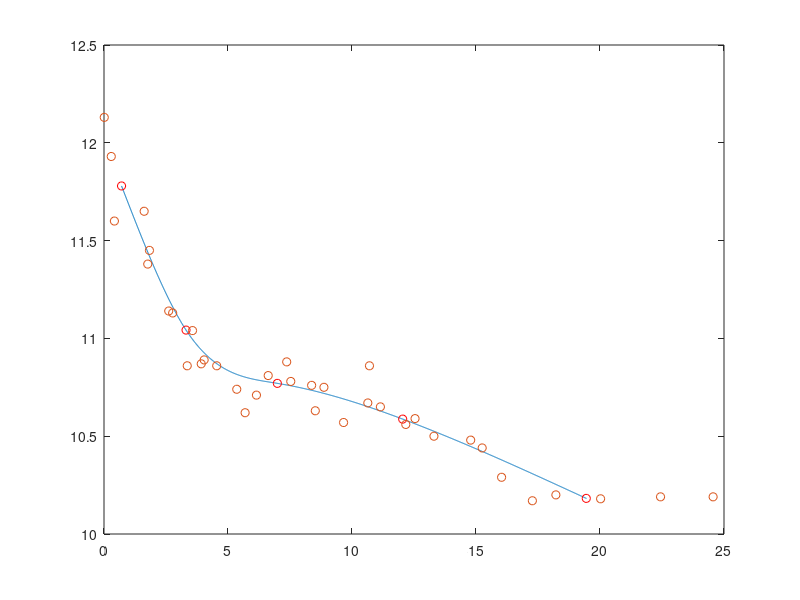

Write MATLAB code to recreate this figure. (Note: this script raises an error after producing the figure.)



% Curve Fitting  

% use linear method base on target duration and maximum yield to maturity (YTM)
% 02.11.2006, Sofia
% Peter Radkov

% ===============================================
% input data 
                 
% dataT(1,i) = w(i) weights
% dataT(3,i) = a(i) maturity in years
% dataT(2,i) = b(i) value / yield

data=[615 1550 1350 1600 1550 1288 800 1850 1800 1400 1600 2350 2100 750 1109 3100 3600 2850 3658 1250 1252 1548 2609 1806 3075 1000 1620 1362 992 1800 3150 1446 2521 1000 223 700 1000
    12.13 11.93 11.60 11.65 11.38 11.45 11.14 11.13 11.04 10.87 10.86 10.86 10.89 10.62 10.74 10.81 10.71 10.78 10.88 10.63 10.75 10.76 10.57 10.67 10.65 10.56 10.86 10.50 10.48 10.44 10.59 10.29 10.17 10.20 10.18 10.19 10.19
    0.010 0.293 0.419 1.619 1.764 1.832 2.610 2.769 3.569 3.920 3.356 4.545 4.038 5.690 5.353 6.621 6.147 7.531 7.367 8.520 8.868 8.372 9.660 10.638 11.145 12.169 10.704 13.304 14.786 15.249 12.542 16.032 17.273 18.221 20.024 24.561 22.441];


% ===============================================
% 1.BEST FIT SPLINES
% the seed points 

seed_points=[0 3 7 10 30];

c=[1,2,3
    2,2,2
    3,3,1];
%C

    
seed_point=length(seed_points);

dataT=data';
seed_pointsT=seed_points';

% the nearest neighbours

% g(i,j)=([a(i)-s(i)]^2)/w(i) ---> matrix G

G=ones(length(dataT),seed_point);

for j=1:length(seed_pointsT)
    for i=1:(size(dataT,1))
        G(i,j)=((dataT(i,3)-seed_pointsT(j,1))^2)/(dataT(i,1));
    end 
end

M=G;

T=ones(2,length(seed_pointsT))*10;

t=zeros(2,length(seed_pointsT));


for k=1:size(G,2)'
    for j=1:2
        for i=1:(size(dataT,1))            
            if M(i,k)>T(j,k)
            else 
                T(j,k)=G(i,k);
                t(j,k)=i;
                p=i;
            end
        end
        M(p,k)=20;      
    end
end
    
% r(j) - average yield weighted point with w(i)
% u(j) - average maturity weighted point with w(i)

r=zeros(seed_point,1);  % yield 
m=zeros(seed_point,1);  % maturity      

for j=1:seed_point
    
     r(j,1)=(dataT((t(1,j)),1)*dataT((t(1,j)),2)+dataT((t(2,j)),1)*dataT((t(2,j)),2))/(dataT((t(1,j)),1)+dataT((t(2,j)),1));
     m(j,1)=(dataT((t(1,j)),1)*dataT((t(1,j)),3)+dataT((t(2,j)),1)*dataT((t(2,j)),3))/(dataT((t(1,j)),1)+dataT((t(2,j)),1));
        
end

rT=r';      % yield
mT=m';      % maturity

% allocation of remaining data points to clusters
% ---> matrix H 

H=zeros(length(dataT),length(seed_points));
l=0.5;      % l 

for i=1:length(dataT)
    for j=1:length(seed_points)
        if i==t(1,j)
            H(i,j)=0;
        elseif i==t(2,j)
            H(i,j)=0;
        else
            H(i,j)=((dataT(i,3)-mT(1,j))^2)+l*((dataT(i,2)-rT(1,j))^2);
        end
    end 
end


C=zeros(length(dataT),1);


for i=1:length(dataT)

    h=H(i,:);
    
    k=100;
    q=0;
    for j=1:length(h)
        if h(1,j)<k
            k=h(1,j);
            q=j;
        else
        end
    end
    C(i,1)=q;        
end


% the sentral point of each cluster

x1=zeros(1,length(seed_points));
y1=zeros(1,length(seed_points));


for j=1:length(seed_points)

    v=zeros(length(dataT),1);
    v_sum=0;

    for i=1:length(dataT)
        if C(i,1)==j
            v(i,1)=dataT(i,1);
            v_sum=v_sum+dataT(i,1);
        else
            v(i,1)=0;
        end
    end
    x1(1,j)=(v'*(dataT(:,3)))*(v_sum^(-1));
    y1(1,j)=(v'*(dataT(:,2)))*(v_sum^(-1));
    
end

x=x1';          % x term to maturity 
y=y1';          % y yield to maturity


coupon=[0;3.5;3.5;2.5;3.5;5;3.75;4.25;3.25;4;3.75;6.5;4;4];


% ===============================================
% 2.NATURAL CUBIC SPLINES

% find out coefficent b

s=size(x,1);

j=zeros(s,1);
m=zeros(s,1);
n=zeros(s,1);
p=zeros(s,1);
q=zeros(s,1);


for i=1:s
    j(i,1)=i-1;
    if i==1
        p(i,1)=0;
        q(i,1)=0;
        m(i,1)=x(i+1,1)-x(i,1);
        n(i,1)=y(i+1,1)-y(i,1);
    elseif i==s
        m(i,1)=0;
        n(i,1)=0;
        p(i,1)=0;
        q(i,1)=0;
    else
        m(i,1)=x(i+1,1)-x(i,1);                         
        n(i,1)=y(i+1,1)-y(i,1);
        p(i,1)=2*(m(i-1,1)+m(i,1));
        q(i,1)=3*(n(i,1)/m(i,1)-(n(i-1,1)/m(i-1,1)));
    end
end

A=[j,x,y,m,n,p,q];


P=zeros(s-2,s-2);
q1=zeros(s-2,1);

for i=1:s-2
    for j=1:s-2
        if i==j
            P(i,j)=p(i+1,1);
        elseif abs(i-j)==1
            P(i,j)=m(i,1);
        else 
            P(i,j)=0;
        end   
    end
    q1(i,1)=q(i+1,1);
end

b1=zeros(s-2,1);
a=zeros(s,1);
b=zeros(s,1);
c=zeros(s,1);

b1=P\q1;

for i=1:s-2
    b(i+1,1)=b1(i,1);
end

for i=1:s
    if i==s 
        a(i,1)=0;
        c(i,1)=0;
    else 
        a(i,1)=n(i,1)/m(i,1)-m(i,1)*(b(i+1,1)+2*b(i,1))/3;
        c(i,1)=(b(i+1,1)-b(i))/(3*m(i,1));
    end
end

B=[a,b,c];
B;

le=round((x(length(x),1)-x(1,1))*100);

Mat=zeros(le,1);          % maturity
YTM=zeros(le,1);          % yield

t=1;

for i=1:s
    if i==s 
    else 
        k=round(x(i+1,1)*100)-round(x(i,1)*100);

      %   if k==1 
      %      Mat(t,1)=x(i,1);
      %      YTM(t,1)=y(i,1);
      %      Mat(t+1,1)=x(i+1,1);
      %      YTM(t+1,1)=y(i+1,1);
      %      t=t+1;
      %      else
      
            for r=0:(k)
                Mat(t+r,1)=x(i,1)+r/100;
                if r==0 
                    YTM(t+r,1)=y(i,1);
                else
                    YTM(t+r,1)=y(i,1)+a(i,1)*(r/100)+b(i,1)*(r/100)^2+c(i,1)*(r/100)^3;
                end
            end
        t=t+k;
      % end
      % YTM(x(length(x),1),1)=y(length(x),1);
    end
end

[Mat,YTM];                         
plot(Mat,YTM,'-',x,y,'ro',dataT(:,3),dataT(:,2),'o');                    





zy=zeros(x(length(x),1),1);
fy=zeros(x(length(x),1),1);


'zero coupon yield curve (zy)'


for i=1:s
   if coupon(i,1)==0
       zy(i,1)=y(i,1);
  else 
   end 
  end

for i=1:C(x(length(x),1))
  if zy(i,1)==0
      d=0;
     for j=1:i-1
         d=d+C1(i,1)/((1+C1(j,1)/100)^(j));
    end
     
    zy(i,1)=(((100+C1(i,1))/(100-d))^(1/i)-1)*100;
    else
    end
        
    end

for i=1:C(x(length(x),1))
    
   if i==length(C)
       fy(length(C),1)=zy(length(C),1);    
  else 
       fy(i,1)=(((1+zy(i+1,1)/100)^2)/(1+zy(i,1)/100)-1)*100;
  end
  end



[C,C1,zy,fy];
plot(C,zy,C,C1,C,fy);
